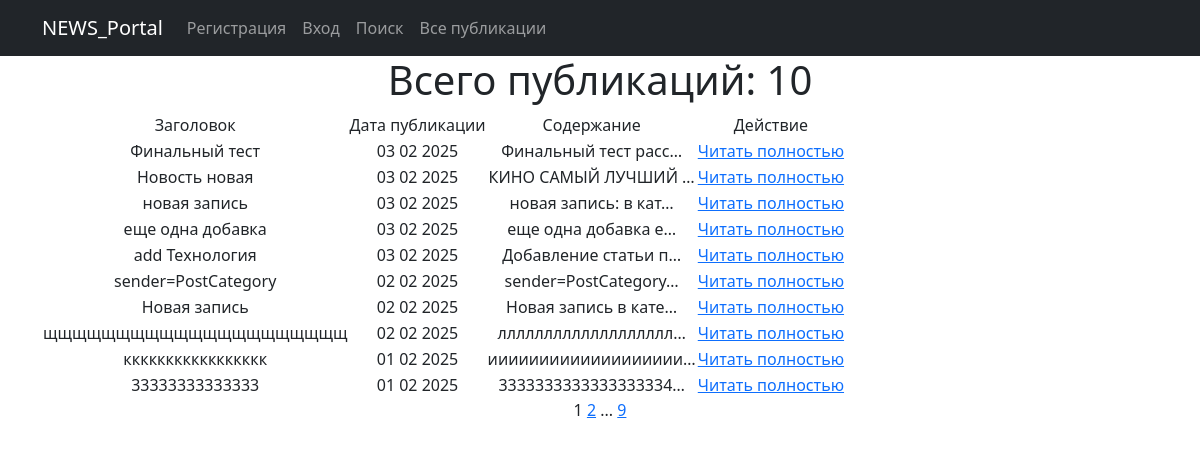
Page /post/ on the earlier database version.
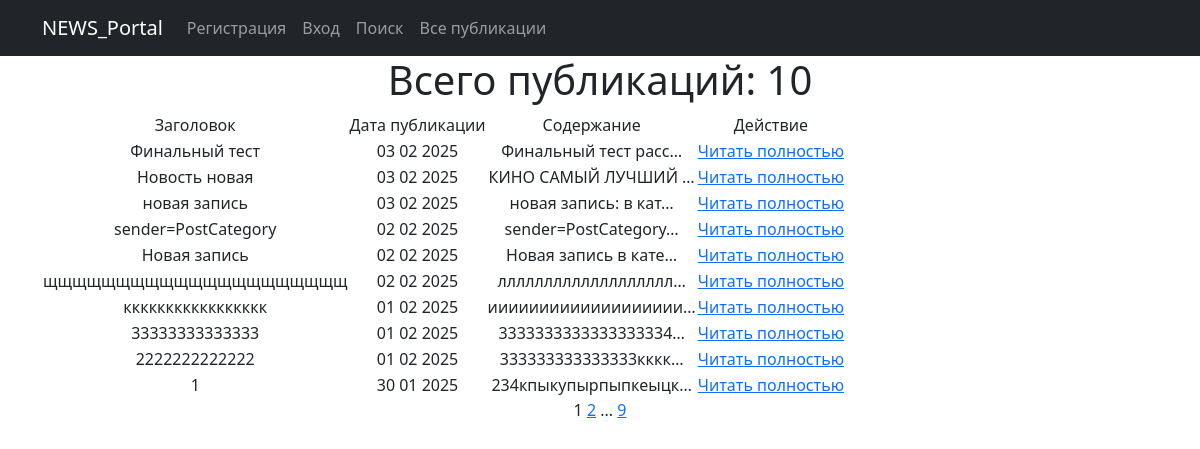
Same page on the later database version.
### new_portal/models.py (models this page shows, shortened)
class Post(models.Model):
    author = models.ForeignKey(Author, on_delete=models.CASCADE)  # 'связь один ко многим' с моделью Author
    choice_type = models.CharField(max_length=2, choices=POST_TYPE_CHOICES, default='AR')  # Выбор типа сообщения
    time_in = models.DateTimeField(auto_now_add=True)  # автоматическое добавление даты и времени при создании поста
    categories = models.ManyToManyField(Category, through='PostCategory')  # 'связь многие ко многим' через PostCategory
    title = models.CharField(max_length=128)
    content = models.TextField()
    rating = models.IntegerField(default=0)

### new_portal/views.py (the view)
# urls.py: path('', PostList.as_view(), name='post'),
class PostList(ListView):
    model = Post
    ordering = '-time_in'                                  # сортировка по времени создания (от более свежей публикации)
    context_object_name = 'post'                           # имя списка содержащего все объекты
    paginate_by = 10                                       # указываем количество записей на странице
    def get_queryset(self):
        queryset = super().get_queryset()                   # Получаем обычный запрос
        self.filterset = PostFilter(self.request.GET, queryset)
        return self.filterset.qs                             # Возвращаем из функции отфильтрованный список товаров
    def get_context_data(self, **kwargs):
        context = super().get_context_data(**kwargs)
        context['filterset'] = self.filterset                # Добавляем в контекст объект фильтрации.
        return context
    def get_template_names(self):
        if self.request.path == '/post/search/':
            return 'search.html'
        return 'post.html'

### new_portal/templatetags/censor_filters.py (called while the page is built)
@register.filter()  # декоратор, регистрирует функцию как фильтр (для применения его в шаблонах)
def censor(text):
    for el in BAD_WORDS:  # перебор списка слов и замена на *, при совпадении
        pattern = re.compile(r'\b{}\b'.format(el), re.IGNORECASE)
        censored_word = el[0] + '*' * (len(el) - 1)
        text = re.sub(pattern, censored_word, text)
    return text

@register.simple_tag(takes_context=True)  # сообщает Django, что для работы тега требуется передать контекст
def url_replace(context, **kwargs):
    d = context['request'].GET.copy()  # позволяет скопировать все параметры текущего запроса.
    for k, v in kwargs.items():  # по указанным полям устанавливаем новые значения, переданные при использовании тега
        d[k] = v
    return d.urlencode()  # кодируем параметры в формат, который может быть указан в строке браузера

### new_portal/templates/post.html (shortened to what this page needs)
{% extends 'flatpages/default.html' %}
{% load censor_filters %}
{% block content %}
<h1>Всего публикаций: {{ post|length }}</h1>
    {% if post %}
        <table>
            <tr>
                <td>Заголовок</td>
                <td>Дата публикации</td>
                <td>Содержание</td>
                <td>Действие</td>
            </tr>
            {% for post_ in post %}
            <tr>
                <td>{{ post_.title|censor }}</td>
                <td>{{ post_.time_in|date:'d m Y' }}</td>
                <td>{{ post_.content|truncatechars:20|censor }}</td>
                <td><a href="{% url 'post_detail' post_.id %}">Читать полностью</a></td>
            </tr>
            {% endfor %}
        </table>
    {% endif %}
   {{ page_obj.number }}
   {% if page_obj.has_next %}
       <a href="?{% url_replace page=page_obj.next_page_number %}">{{ page_obj.next_page_number }}</a>
       {% if paginator.num_pages != page_obj.next_page_number %}
           ...
           <a href="?{% url_replace page=page_obj.paginator.num_pages %}">{{ page_obj.paginator.num_pages }}</a>
       {% endif %}
   {% endif %}
{% endblock content %}

Differences in the rows shown:
removed Post: title|censor "еще одна добавка", time_in "03 02 2025", content|censor "еще одна добавка е…"
removed Post: title|censor "add Технология", time_in "03 02 2025", content|censor "Добавление статьи п…"
now on this page (row unchanged): Post: title|censor "2222222222222", time_in "01 02 2025", content|censor "333333333333333кккк…"
now on this page (row unchanged): Post: title|censor "1", time_in "30 01 2025", content|censor "234кпыкупырпыпкеыцк…"
